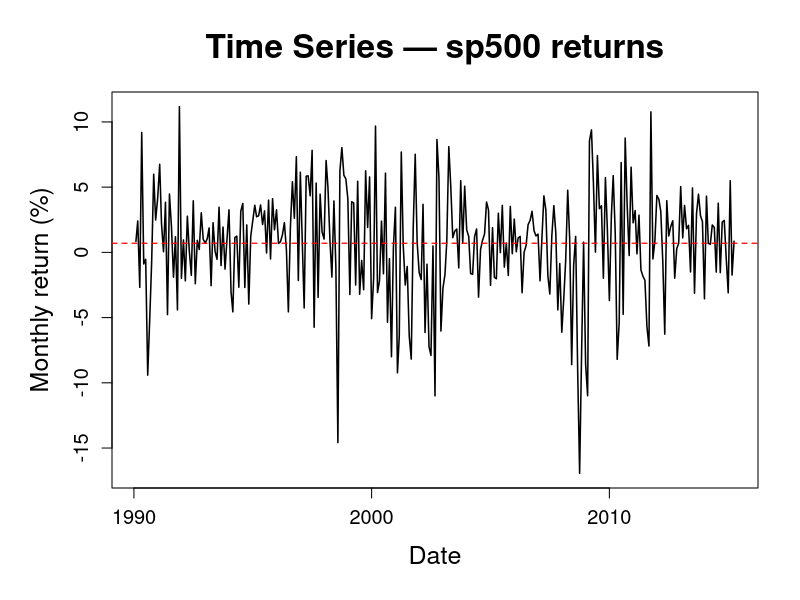

R code for this plot: (Note: this script raises an error after producing the figure.)
### -------------------
### Run ALL other scripts before running this script
### -------------------

# ── Common style settings ──────────────────────────────────────────────────────
main_cex <- 2.0
lab_cex  <- 1.5
axis_cex <- 1.2

# ── Variogram function ─────────────────────────────────────────────────────────
variogram <- function(y, lagmax = 12, iprint = FALSE) {
  G <- rep(1, lagmax)
  n <- length(y)
  if (lagmax > n) lagmax <- n - 2
  
  y1 <- y[-1]
  y2 <- y[-n]
  d1 <- y1 - y2
  denom <- var(d1)
  
  for (k in 2:lagmax) {
    y1 <- y[(k + 1):n]
    y2 <- y[1:(n - k)]
    dk <- y1 - y2
    G[k] <- var(dk) / denom
  }
  
  ac <- c(acf(y, plot = FALSE, lag.max = lagmax)$acf)
  H <- (1 - ac[-1]) / (1 - ac[2])
  
  if (iprint) print(cbind(G, H))
  list(G = G, H = H)
}

# ── Load and prepare data ──────────────────────────────────────────────────────
data <- read.csv("data/processed/cleanedData.csv")
data$observation_date <- as.Date(paste0(data$observation_date, "-01"))

train_end <- c(2015, 4)

data_ts <- ts(data$sp500_ret, start = c(1990, 2), frequency = 12)
train <- window(data_ts, start = c(1990, 2), end = train_end)
train_data <- data[1:length(train), ]

sp500_x <- na.omit(train_data$sp500_ret)
sp500_dates <- train_data$observation_date[!is.na(train_data$sp500_ret)]

# ── Time series plot ───────────────────────────────────────────────────────────
if (!dir.exists("figs/ts")) {
  dir.create("figs/ts")
}

png("figs/ts/sp500_tsplot.png", width = 2000, height = 1300, res = 220)


par(
  mar = c(5.5, 5.5, 4.5, 2) + 0.1,
  cex.main = main_cex,
  cex.lab = lab_cex,
  cex.axis = axis_cex
)

plot(
  sp500_dates, sp500_x,
  type = "l",
  lwd = 1.5,
  xlab = "Date",
  ylab = "Monthly return (%)",
  main = "Time Series — sp500 returns"
)

abline(h = mean(sp500_x), col = "red", lty = 2, lwd = 1.2)

dev.off()

png("figs/ts/diff_vix_tsplot.png", width = 2000, height = 1300, res = 220)

par(
  mar = c(5.5, 5.5, 4.5, 2) + 0.1,
  cex.main = main_cex,
  cex.lab = lab_cex,
  cex.axis = axis_cex
)

plot(dates, vix_train,
     type = "l", lwd = 1.5,
     xlab = "Date", ylab = "Differenced VIX (%)",
     main = "Time Series — Differenced VIX")

abline(h = mean(vix_train), col = "red", lty = 2, lwd = 1)

dev.off()

png("figs/ts/diff_Baa_tsplot.png", width = 2000, height = 1300, res = 220)

par(
  mar = c(5.5, 5.5, 4.5, 2) + 0.1,
  cex.main = main_cex,
  cex.lab = lab_cex,
  cex.axis = axis_cex
)

plot(dates, BAA_train,
     type = "l", lwd = 1.5,
     xlab = "Date", ylab = "Differenced Baa Spread (%)",
     main = "Time Series — Differenced Baa Spread")

abline(h = mean(BAA_train), col = "red", lty = 2, lwd = 1)

dev.off()

# ── ACF / PACF plot ────────────────────────────────────────────────────────────

if (!dir.exists("figs/acf_pacf")) {
  dir.create("figs/acf_pacf")
}

png("figs/acf_pacf/sp500_ret_acfpacf.png", width = 2400, height = 1200, res = 220)
par(
  mfrow = c(1, 2),
  mar = c(5.5, 5.5, 4.5, 2) + 0.1,
  cex.main = 1.5,
  cex.lab = lab_cex,
  cex.axis = axis_cex
)

acf(
  as.numeric(sp500_x),
  lag.max = 20,
  lwd = 2,
  xlab = "Lag (Months)",
  ylab = "ACF",
  main = "ACF — sp500 returns"
)

pacf(
  as.numeric(sp500_x),
  lag.max = 20,
  lwd = 2,
  xlab = "Lag (Months)",
  ylab = "Partial ACF",
  main = "PACF — sp500 returns"
)

dev.off()

# ── Variogram plot of S&P500 returns───────────────────────────────────────────
if (!dir.exists("figs/vario")) {
  dir.create("figs/vario")
}

vg <- variogram(sp500_x, lagmax = 12)
lags <- 1:12

png("figs/vario/sp500_ret_vario.png", width = 2200, height = 1300, res = 220)

par(
  mar = c(5.5, 5.5, 4.5, 2) + 0.1,
  cex.main = main_cex,
  cex.lab = lab_cex,
  cex.axis = axis_cex
)

matplot(
  lags, cbind(vg$G, vg$H),
  type = "b",
  pch = c(16, 17),
  col = c("steelblue", "darkorange"),
  lwd = 2.5,
  xlab = "Lag (months)",
  ylab = "Variogram",
  main = "Variogram — sp500 returns"
)

abline(h = 1, col = "black", lty = 2, lwd = 1.2)

legend(
  "bottomright",
  legend = c("G", "H"),
  col = c("steelblue", "darkorange"),
  pch = c(16, 17),
  lwd = 2,
  bty = "n",
  cex = 1.3
)

dev.off()

# ── ccf plots ─────────────────────────────────────────────────────────────
if (!dir.exists("figs/ccf")) {
  dir.create("figs/ccf")
}
par(
  mar = c(5.5, 5.5, 4.5, 2) + 0.1,
  cex.main = main_cex+0.5,
  cex.lab = lab_cex+0.5,
  cex.axis = axis_cex+0.5
)

png("figs/ccf/Copper_ccf.png", width = 1497, height = 1044, res = 220)
ccf(copper_ldiff[1:ntrain], as.numeric(train), 
    main = "CCF of log differenced Copper & SP500 returns",  ylab = "CCF", xlab="Lag (Months)", 
    lag.max = 10, lwd = 2)
dev.off()

png("figs/ccf/INDPRO_ccf.png", width = 1497, height = 1044, res = 220)
ccf(indpro_diff[1:ntrain], as.numeric(train), 
    main = "CCF of differenced INDPRO & SP500 returns",  ylab = "CCF", xlab="Lag (Months)", 
    lag.max = 10, lwd = 2)
dev.off()

png("figs/ccf/CPI_ccf.png", width = 1497, height = 1044, res = 220)
ccf(data$CPI[1:ntrain], as.numeric(train), 
    main = "CCF of CPI % change & SP500 returns",  ylab = "CCF", xlab="Lag (Months)", 
    lag.max = 10, lwd =2)
dev.off()

png("figs/ccf/Silver_ccf.png", width = 1497, height = 1044, res = 220)
ccf(silver_ldiff[1:ntrain], as.numeric(train),
    main = "CCF of log differenced Silver & SP500 returns",  ylab = "CCF", xlab="Lag (Months)", 
    lag.max = 10,lwd=2)
dev.off()

png("figs/ccf/Gold_ccf.png", width = 1497, height = 1044, res = 220)
ccf(as.numeric(gold_ldiff[1:ntrain]), as.numeric(train), 
    main = "CCF of log differenced Gold & SP500 returns",  ylab = "CCF", xlab="Lag (Months)", 
    lag.max = 10,lwd=2)
dev.off()

png("figs/ccf/BAA_ccf.png", width = 1497, height = 1044, res = 220)
ccf(as.numeric(BAA_train),as.numeric(train), 
    main = "CCF of differenced Baa spread & SP500 returns", ylab = "CCF", xlab="Lag (Months)", 
    lag.max = 10, lwd=2)
dev.off()

png("figs/ccf/VIX_ccf.png", width = 1497, height = 1044, res = 220)
ccf(as.numeric(vix_train),as.numeric(train), 
    main = "CCF of differenced VIX & SP500 returns", ylab = "CCF", xlab="Lag (Months)", 
    lag.max = 10,lwd=2) 
dev.off()

# ───────────────────────────────────────────────────────────────
cat("Done. New figures saved in figs/\n")
